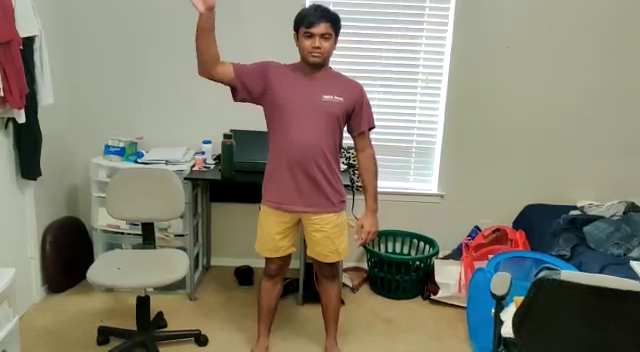
#> input picture frame 8 of data/VID-0003.mp4, 640 x 352 px
$ python preprocessing.py
#> lines starting #> are read from the running program, lines starting #| are printed output that depends on the picture
import cv2
import numpy as np
import os

video_file_names = [file_name for file_name in os.listdir('data/') if file_name.endswith('.mp4')]

for file_name in video_file_names:
    filepath = 'data/'+file_name
    try:
        os.mkdir('data/'+file_name[:-4])
    except:
        print("Folder already exists!!")

    image_path = filepath[:-4]+'/'
    video = cv2.VideoCapture(filepath)
    frame_count = int(video.get(cv2.CAP_PROP_FRAME_COUNT))
    fps = video.get(cv2.CAP_PROP_FPS)
    duration = frame_count/fps

    width  = video.get(cv2.CAP_PROP_FRAME_WIDTH)  # float
    height = video.get(cv2.CAP_PROP_FRAME_HEIGHT) # float

    frame_number = 0

    # Check if camera opened successfully
    if (video.isOpened()== False):
        print("Error opening video  file")

    print("image path is:", image_path, filepath, file_name)

    # Read until video is completed
    while(video.isOpened()):
        # videoture frame-by-frame
        ret, frame = video.read()
#> frame is the input picture: shape (352, 640, 3); mean B, G, R 112.5, 128.9, 133.9
        frame_number += 1
        if ret == True:

            frame_name = str(frame_number).zfill(6) + '.jpg'

            frame = cv2.resize(frame, (224,224), fx=0,fy=0, interpolation = cv2.INTER_CUBIC)
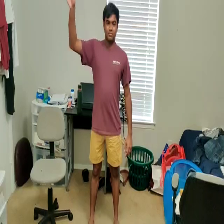
#> frame: shape (224, 224, 3); mean B, G, R 112.5, 128.9, 134

            # Save the resulting frame
            cv2.imwrite(image_path+frame_name, frame)
            print(image_path+frame_name)

        else:
            break

    # When everything done, release
    # the video videoture object
    video.release()
    # Closes all the frames
    cv2.destroyAllWindows()

$ run again, starting later in the video
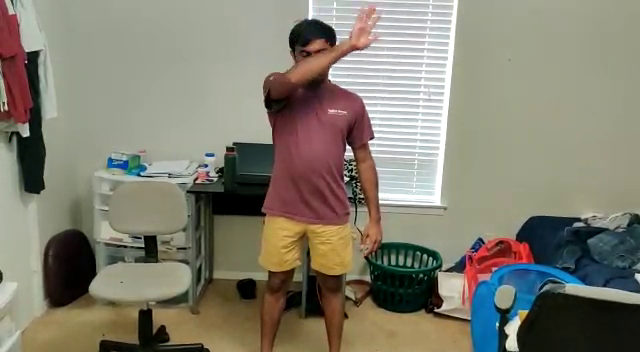
#> input picture frame 40 of data/VID-0003.mp4, 640 x 352 px
#> frame is the input picture: shape (352, 640, 3); mean B, G, R 112.2, 127, 131
#> `frame = cv2.resize(frame, (224,224), fx=0,fy=0, interpolation = cv2.IN..`:
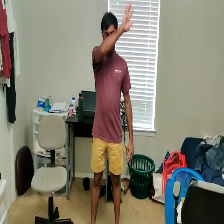
#> frame: shape (224, 224, 3); mean B, G, R 112.2, 126.9, 131

$ run again, starting later in the video
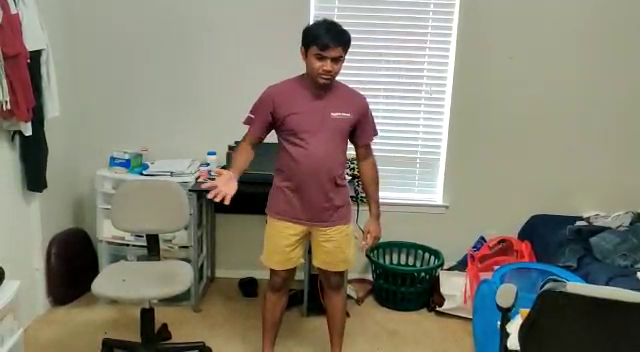
#> input picture frame 71 of data/VID-0003.mp4, 640 x 352 px
#> frame is the input picture: shape (352, 640, 3); mean B, G, R 113.4, 128.4, 133.4
#> `frame = cv2.resize(frame, (224,224), fx=0,fy=0, interpolation = cv2.IN..`:
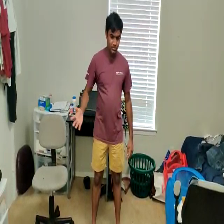
#> frame: shape (224, 224, 3); mean B, G, R 113.3, 128.4, 133.4
